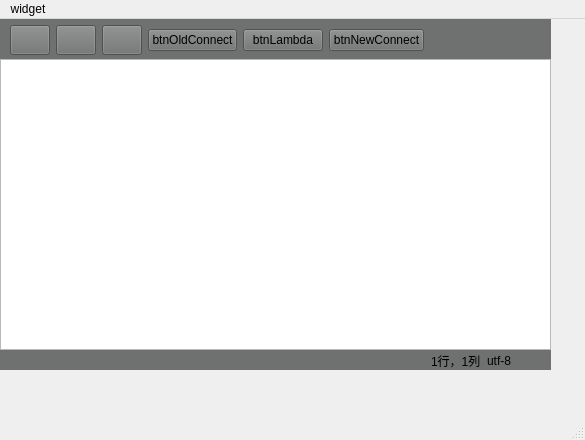
<?xml version="1.0" encoding="UTF-8"?>
<ui version="4.0">
 <class>MainWindow</class>
 <widget class="QMainWindow" name="MainWindow">
  <property name="geometry">
   <rect>
    <x>0</x>
    <y>0</y>
    <width>585</width>
    <height>440</height>
   </rect>
  </property>
  <property name="windowTitle">
   <string>传玺记事本</string>
  </property>
  <property name="windowIcon">
   <iconset resource="../resources/res.qrc">
    <normaloff>:/icon/res/sketchbook.png</normaloff>:/icon/res/sketchbook.png</iconset>
  </property>
  <widget class="QWidget" name="centralwidget">
   <property name="sizePolicy">
    <sizepolicy hsizetype="Expanding" vsizetype="Expanding">
     <horstretch>0</horstretch>
     <verstretch>0</verstretch>
    </sizepolicy>
   </property>
   <property name="autoFillBackground">
    <bool>false</bool>
   </property>
   <widget class="QWidget" name="layoutWidget">
    <property name="geometry">
     <rect>
      <x>0</x>
      <y>0</y>
      <width>551</width>
      <height>351</height>
     </rect>
    </property>
    <layout class="QVBoxLayout" name="verticalLayout">
     <property name="spacing">
      <number>0</number>
     </property>
     <item>
      <widget class="QWidget" name="widgetButton" native="true">
       <property name="minimumSize">
        <size>
         <width>0</width>
         <height>40</height>
        </size>
       </property>
       <property name="styleSheet">
        <string notr="true">background-color: rgb(111, 113, 113);</string>
       </property>
       <widget class="QWidget" name="layoutWidget">
        <property name="geometry">
         <rect>
          <x>10</x>
          <y>0</y>
          <width>548</width>
          <height>42</height>
         </rect>
        </property>
        <layout class="QHBoxLayout" name="hLayoutButton">
         <item>
          <widget class="QPushButton" name="btnOpenIcon">
           <property name="minimumSize">
            <size>
             <width>20</width>
             <height>30</height>
            </size>
           </property>
           <property name="styleSheet">
            <string notr="true">QPushButton {border-image: url(:/icon/res/open.png);}
QPushButton:hover {border-image: url(:/icon/res/open2.png);}
QPushButton:pressed {border-image: url(:/icon/res/open3.png)}</string>
           </property>
           <property name="text">
            <string/>
           </property>
          </widget>
         </item>
         <item>
          <widget class="QPushButton" name="btnCloseIcon">
           <property name="minimumSize">
            <size>
             <width>20</width>
             <height>30</height>
            </size>
           </property>
           <property name="styleSheet">
            <string notr="true">QPushButton {border-image: url(:/icon/res/delete.png);}
QPushButton:hover {border-image: url(:/icon/res/close2.png);}
QPushButton:pressed {border-image: url(:/icon/res/close3.png);}
</string>
           </property>
           <property name="text">
            <string/>
           </property>
          </widget>
         </item>
         <item>
          <widget class="QPushButton" name="btnSaveIcon">
           <property name="minimumSize">
            <size>
             <width>20</width>
             <height>30</height>
            </size>
           </property>
           <property name="styleSheet">
            <string notr="true">QPushButton {border-image: url(:/icon/res/save.png);}
QPushButton:hover {border-image: url(:/icon/res/save2.png);}
QPushButton:pressed {border-image: url(:/icon/res/save3.png);}

</string>
           </property>
           <property name="text">
            <string/>
           </property>
          </widget>
         </item>
         <item>
          <widget class="QPushButton" name="btnOldConnect">
           <property name="text">
            <string>btnOldConnect</string>
           </property>
          </widget>
         </item>
         <item>
          <widget class="QPushButton" name="btnLambda">
           <property name="text">
            <string>btnLambda</string>
           </property>
          </widget>
         </item>
         <item>
          <widget class="QPushButton" name="btnNewConnect">
           <property name="text">
            <string>btnNewConnect</string>
           </property>
          </widget>
         </item>
         <item>
          <spacer name="horizontalSpacer">
           <property name="orientation">
            <enum>Qt::Orientation::Horizontal</enum>
           </property>
           <property name="sizeHint" stdset="0">
            <size>
             <width>40</width>
             <height>20</height>
            </size>
           </property>
          </spacer>
         </item>
        </layout>
        <zorder>horizontalSpacer</zorder>
        <zorder>btnOpenIcon</zorder>
        <zorder>btnCloseIcon</zorder>
        <zorder>btnSaveIcon</zorder>
        <zorder>btnOldConnect</zorder>
        <zorder>btnNewConnect</zorder>
        <zorder>btnLambda</zorder>
       </widget>
      </widget>
     </item>
     <item>
      <widget class="QTextEdit" name="textEdit">
       <property name="minimumSize">
        <size>
         <width>0</width>
         <height>50</height>
        </size>
       </property>
      </widget>
     </item>
     <item>
      <widget class="QWidget" name="statWidget" native="true">
       <property name="minimumSize">
        <size>
         <width>0</width>
         <height>20</height>
        </size>
       </property>
       <property name="styleSheet">
        <string notr="true">background-color: rgb(111, 113, 113);</string>
       </property>
       <widget class="QWidget" name="layoutWidget">
        <property name="geometry">
         <rect>
          <x>0</x>
          <y>0</y>
          <width>551</width>
          <height>22</height>
         </rect>
        </property>
        <layout class="QHBoxLayout" name="bottomHLayout">
         <item>
          <spacer name="statLeftHSpacer">
           <property name="orientation">
            <enum>Qt::Orientation::Horizontal</enum>
           </property>
           <property name="sizeHint" stdset="0">
            <size>
             <width>40</width>
             <height>20</height>
            </size>
           </property>
          </spacer>
         </item>
         <item>
          <widget class="QLabel" name="posLabel">
           <property name="text">
            <string>1行，1列</string>
           </property>
          </widget>
         </item>
         <item>
          <widget class="QLabel" name="codeLabel">
           <property name="text">
            <string>utf-8</string>
           </property>
          </widget>
         </item>
         <item>
          <spacer name="statRightHSpacer">
           <property name="orientation">
            <enum>Qt::Orientation::Horizontal</enum>
           </property>
           <property name="sizeType">
            <enum>QSizePolicy::Policy::Fixed</enum>
           </property>
           <property name="sizeHint" stdset="0">
            <size>
             <width>40</width>
             <height>20</height>
            </size>
           </property>
          </spacer>
         </item>
        </layout>
       </widget>
      </widget>
     </item>
    </layout>
   </widget>
  </widget>
  <widget class="QMenuBar" name="menubar">
   <property name="geometry">
    <rect>
     <x>0</x>
     <y>0</y>
     <width>585</width>
     <height>34</height>
    </rect>
   </property>
   <widget class="QMenu" name="menuwidget">
    <property name="title">
     <string>widget</string>
    </property>
   </widget>
   <addaction name="menuwidget"/>
  </widget>
  <widget class="QStatusBar" name="statusbar"/>
 </widget>
 <resources>
  <include location="../resources/res.qrc"/>
  <include location="../resources/empty.qrc"/>
 </resources>
 <connections>
  <connection>
   <sender>btnCloseIcon</sender>
   <signal>clicked()</signal>
   <receiver>MainWindow</receiver>
   <slot>close()</slot>
   <hints>
    <hint type="sourcelabel">
     <x>78</x>
     <y>55</y>
    </hint>
    <hint type="destinationlabel">
     <x>275</x>
     <y>206</y>
    </hint>
   </hints>
  </connection>
 </connections>
</ui>
